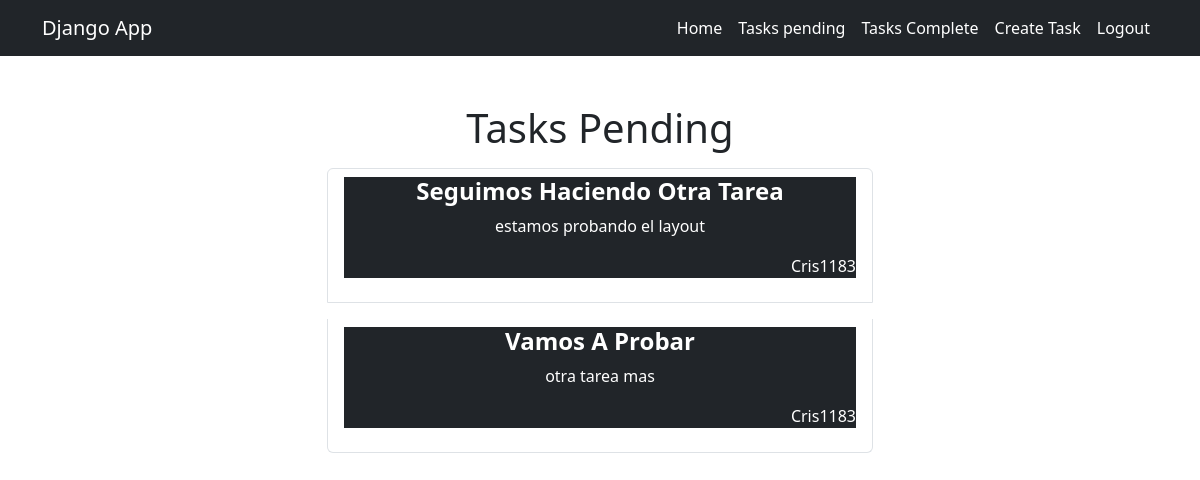
The page /tasks/ (signed in) on the database its author committed.
### task/models.py (models this page shows, shortened)
class Task(models.Model):
    title = models.CharField(max_length=150)
    description = models.TextField(blank=True)
    crated = models.DateTimeField(auto_now_add=True)
    datecomplited = models.DateTimeField(null=True, blank=True)
    important = models.BooleanField(default=False)
    user = models.ForeignKey(User, on_delete=models.CASCADE)

### task/views.py (the view)
# urls.py: path("tasks/", views.tasks, name="tasks"),
@login_required
def tasks(request):
    print(request.user)
    task = Task.objects.filter(user=request.user, datecomplited__isnull=True)
    return render(request, 'tasks.html', {
        "task": task
    })

### task/templates/tasks.html (shortened to what this page needs)
{% extends 'base.html' %} {% block content %}
<main class="container mt-5">
 <div class="row">
  <div class="col-md-6 offset-md-3">
  <h1 class="text-center">Tasks Pending</h1>
  <ul class="list-group">
    {% for t in task %}
        <li class="list-group-item my-2">
          <div class="card-body bg-dark">
            <a
              href="{% url 'task_detail' t.id %}"
              class="text-white text-decoration-none"
            >
              {% if t.important %}
              <h4 class="text-center text-capitalize">
                <strong>{{t.title}}</strong>
              </h4>
              {% else %}
              <h1>{{t.title}}</h1>
              {% endif %}
              <p class="text-center">{{t.description}}</p>
              <p class="text-end">{{t.user.username}}</p>
            </a>
          </div>
        </li>
        {% endfor %}
  </ul>
  </div>
 </div>
</main>
{% endblock %}

### task/templates/base.html (style rules this page uses)
body { overflow-x: hidden; }

### rows shown on the page
Task: title "Seguimos Haciendo Otra Tarea", description "estamos probando el layout", user.username "Cris1183"
Task: title "Vamos A Probar", description "otra tarea mas", user.username "Cris1183"
